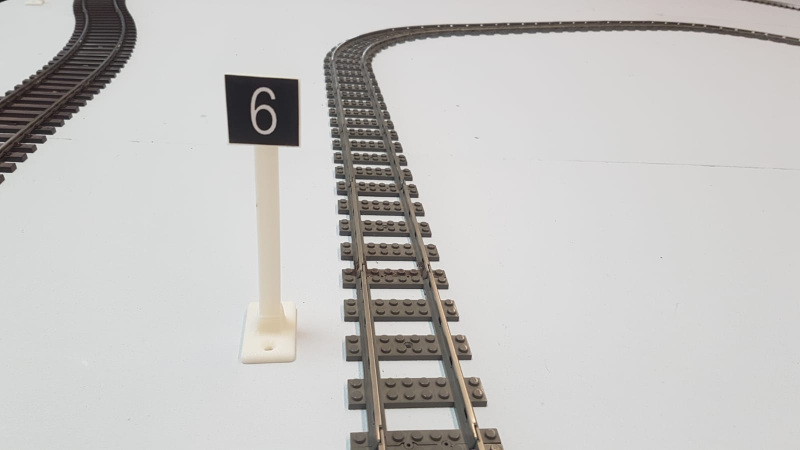
#> input picture ImageDetectionPlayground/Images/H1.jpeg, 1600 x 900 px, found by its file name (shown at 1/2 size); its folder holds only this picture in this run
$ python Test.py
#> lines starting #> are read from the running program, lines starting #| are printed output that depends on the picture
import cv2
import os
import numpy as np

def __getCroppedBoxes(videostream):
    crops = []
    for image in videostream:
        gray = cv2.cvtColor(image, cv2.COLOR_BGR2GRAY)
        gauss = cv2.GaussianBlur(gray, (5, 5), 0)
        canny = cv2.Canny(gauss, 100, 200)
        contours, hierarchy = cv2.findContours(canny, cv2.RETR_CCOMP, cv2.CHAIN_APPROX_NONE)
        for i, cnt in enumerate(contours):
            if hierarchy[0][i][3] != -1 and hierarchy[0][i][2] < 0:
                if cv2.contourArea(cnt) > 100 and cv2.contourArea(cnt) < 3000:
                    x, y, w, h = cv2.boundingRect(cnt)
                    if w < 50:
                        if h < 100:
                            if 0.35 < w / h < 0.7:
                                box_classified = True
                                rect = cv2.minAreaRect(cnt)
                                box = cv2.boxPoints(rect)
                                box = np.int0(box)
                                for point in box:
                                    if point[0] == 0 or point[1] == 0:
                                        box_classified = False
                                if box_classified:
                                    # Append to Crops
                                    x, y, width, height = cv2.boundingRect(box)
                                    crops.append(canny[y: y + height, x: x + width])
    return crops

def writeImages(stream):
    cwd = os.getcwd()
    imgCounter = 0
    for img in stream:
        frameString = cwd + "/images/" + "crop_" + str(imgCounter) + ".jpg"
        cv2.imwrite(frameString, img)
        print(frameString)
        imgCounter += 1

def _readTemplateArray(path):
    templateArray = []
    path = os.getcwd() + path
    for imgName in os.listdir(path):
        templateArray.append(path + imgName)
    return templateArray

def main():
    print("Software started")
    imageNames = _readTemplateArray("/images/")
    imagelist = []
    for img in imageNames:
        #print(img)
        image = cv2.imread(img)
#> image is the input picture: shape (900, 1600, 3); mean B, G, R 194.8, 196.5, 197.8
        imagelist.append(image)
    crops = __getCroppedBoxes(imagelist)
#> the loop in __getCroppedBoxes, `for image in videostream:` made 1 pass
#> pass 1, in __getCroppedBoxes, `canny = cv2.Canny(gauss, 100, 200)`:
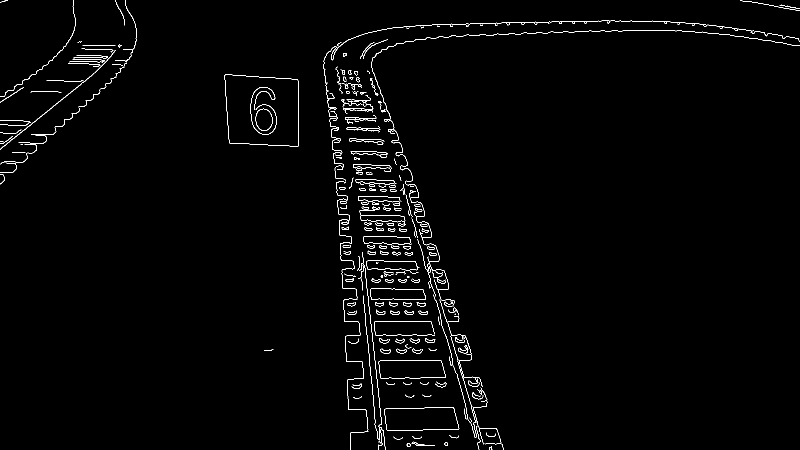
#> canny: shape (900, 1600) (shown at 1/2 size); 1.4% white in thin lines or dots
#> after the loop in __getCroppedBoxes, `for image in videostream:`: crops = []
#> crops = []
    print(len(crops))
#| 0
    writeImages(crops)
#> after the loop in writeImages, `for img in stream:`: imgCounter = 0

if __name__ == "__main__":
    main()

$ run again, on ImageDetectionPlayground/Images/S2.jpeg
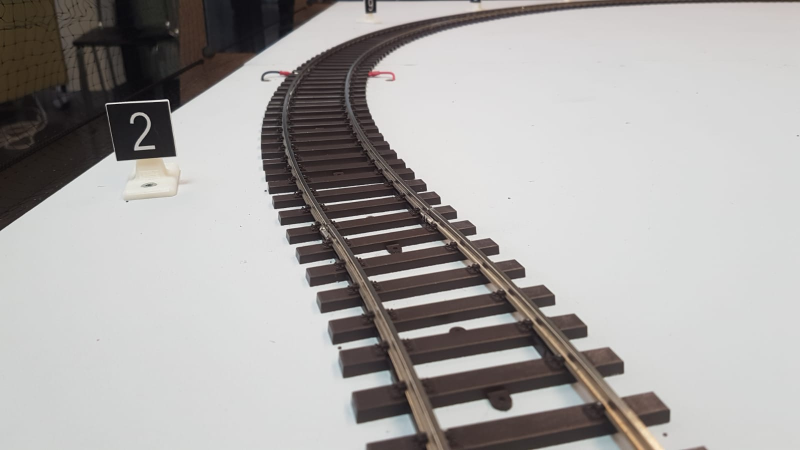
#> input picture ImageDetectionPlayground/Images/S2.jpeg, 1600 x 900 px, found by its file name (shown at 1/2 size)
#> in main, image is the input picture: shape (900, 1600, 3); mean B, G, R 165.9, 167.4, 170.1
#> the loop in __getCroppedBoxes, `for image in videostream:` made 1 pass
#> pass 1, in __getCroppedBoxes, `canny = cv2.Canny(gauss, 100, 200)`:
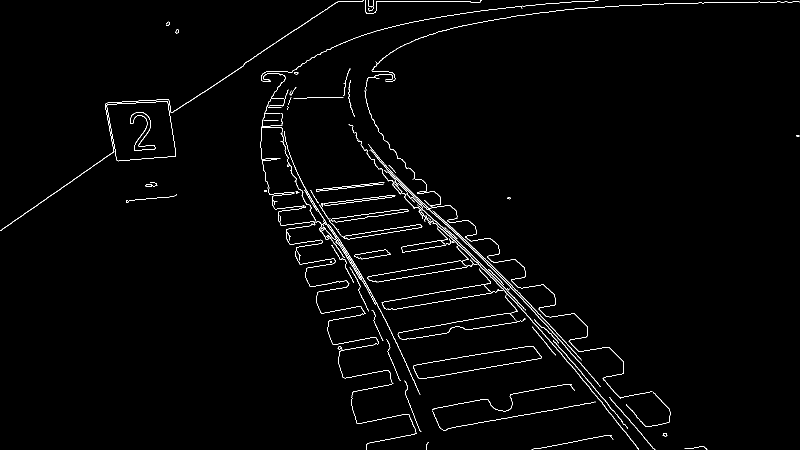
#> canny: shape (900, 1600) (shown at 1/2 size); 1.5% white in thin lines or dots
#> after the loop in __getCroppedBoxes, `for image in videostream:`: crops = []
#| 0
#> after the loop in writeImages, `for img in stream:`: imgCounter = 0

$ run again, on ImageDetectionPlayground/Images/S3.jpeg
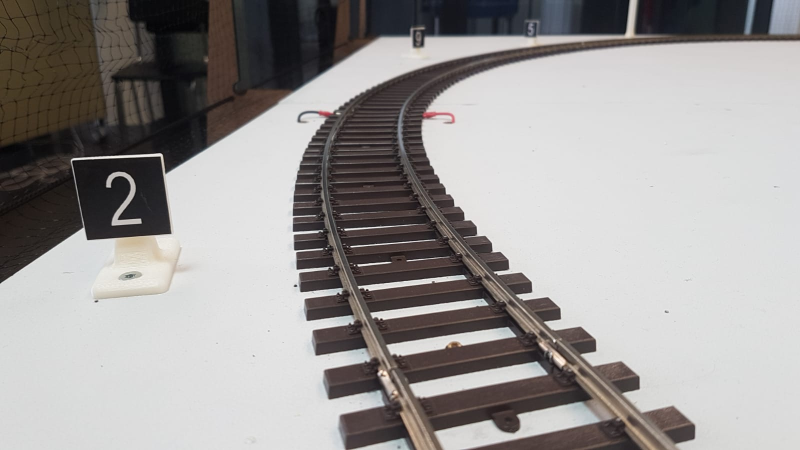
#> input picture ImageDetectionPlayground/Images/S3.jpeg, 1600 x 900 px, found by its file name (shown at 1/2 size)
#> in main, image is the input picture: shape (900, 1600, 3); mean B, G, R 150.8, 152, 155.1
#> the loop in __getCroppedBoxes, `for image in videostream:` made 1 pass
#> pass 1, in __getCroppedBoxes, `canny = cv2.Canny(gauss, 100, 200)`:
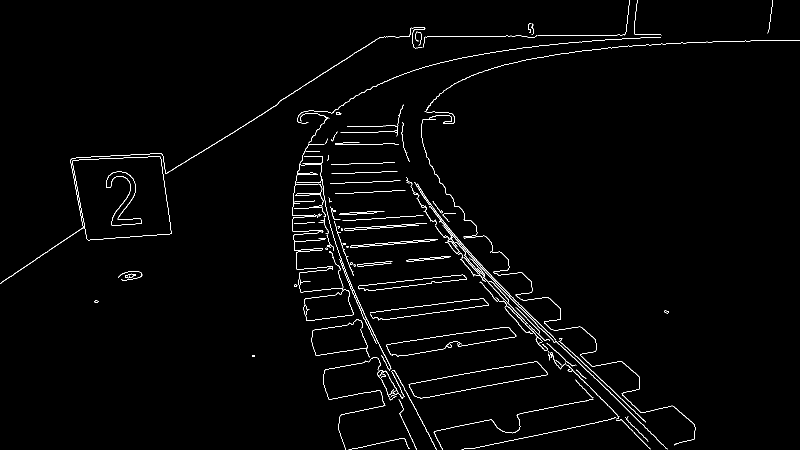
#> canny: shape (900, 1600) (shown at 1/2 size); 1.6% white in thin lines or dots
#> after the loop in __getCroppedBoxes, `for image in videostream:`: crops = []
#| 0
#> after the loop in writeImages, `for img in stream:`: imgCounter = 0

$ run again, on ImageDetectionPlayground/Images/H2.jpeg
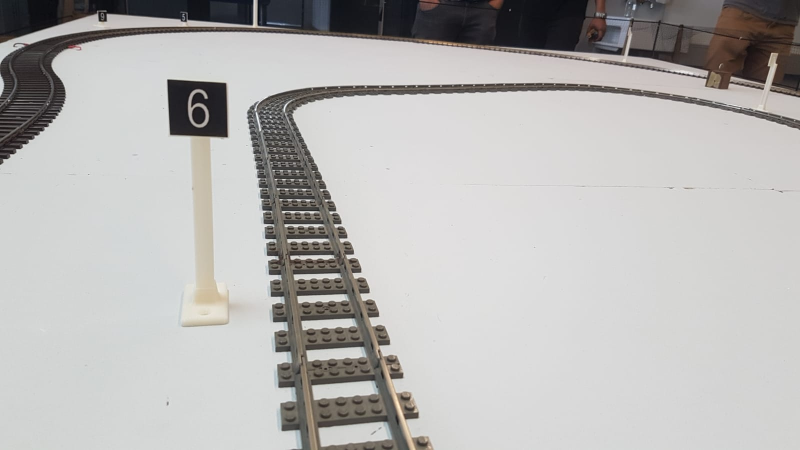
#> input picture ImageDetectionPlayground/Images/H2.jpeg, 1600 x 900 px, found by its file name (shown at 1/2 size)
#> in main, image is the input picture: shape (900, 1600, 3); mean B, G, R 181.2, 182.6, 183.8
#> the loop in __getCroppedBoxes, `for image in videostream:` made 1 pass
#> pass 1, in __getCroppedBoxes, `canny = cv2.Canny(gauss, 100, 200)`:
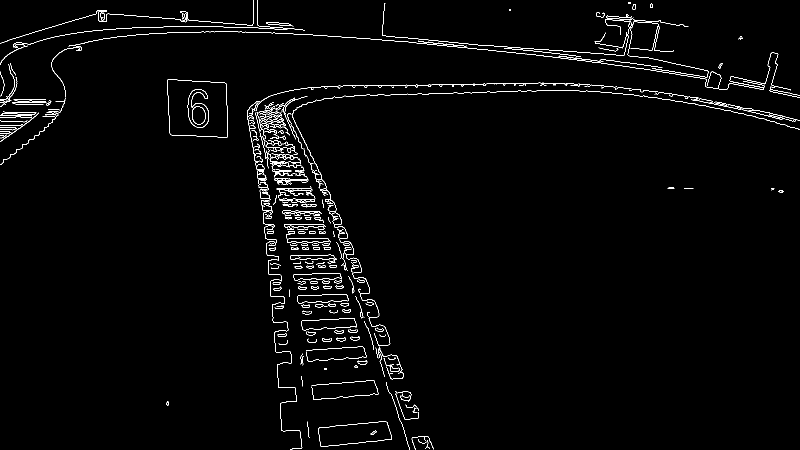
#> canny: shape (900, 1600) (shown at 1/2 size); 1.7% white in thin lines or dots
#> after the loop in __getCroppedBoxes, `for image in videostream:`: crops = []
#| 0
#> after the loop in writeImages, `for img in stream:`: imgCounter = 0
